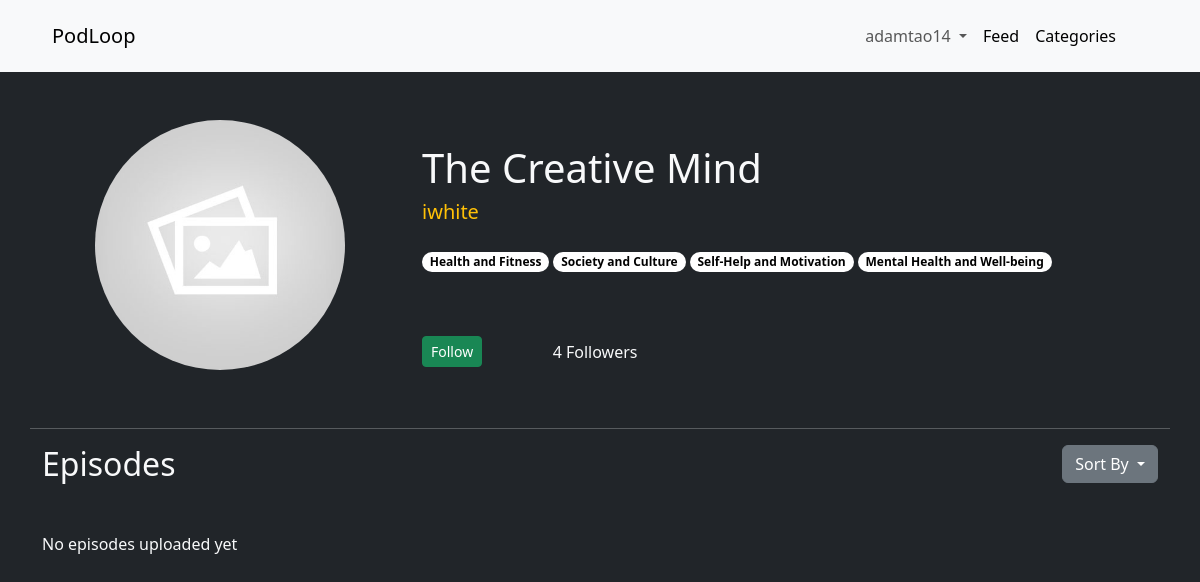
Page /podcasts/the-creative-mind (signed in) on the committed database.
### accounts/models.py (models this page shows, shortened)
class User(AbstractBaseUser, PermissionsMixin):
    email = models.EmailField(blank=True, default='', unique=True)
    name = models.CharField(max_length=255, blank=False)
    last_name = models.CharField(max_length=255, blank=False)
    username = models.CharField(max_length=255, blank=False, unique=True)
    is_active = models.BooleanField(default=False)
    is_superuser = models.BooleanField(default=False)
    is_staff = models.BooleanField(default=False)
    is_creator = models.BooleanField(default=False)
    is_email_verified = models.BooleanField(default=False)
    date_joined = models.DateTimeField(default=now, blank=False)
    last_login =  models.DateTimeField(blank=True, null=True)
    link_profile_picture = models.ImageField(upload_to='images')
    objects = CustomUserManager()
    USERNAME_FIELD = 'email'
    EMAIL_FIELD = 'email'
    REQUIRED_FIELDS = ['name','last_name','username']
    class Meta:
        verbose_name = 'User'
        verbose_name_plural = 'Users'

### core/models.py (models this page shows, shortened)
class Podcast(models.Model):
    name = models.CharField(max_length=300,blank=False, unique=True)
    owner = models.ForeignKey(User,on_delete=models.CASCADE,blank=False)
    slug = models.CharField(max_length=500,unique=True,null=True)
    followers = models.ManyToManyField(User,related_name="followed_podcasts",symmetrical=False)
    description = models.CharField(max_length=500,blank=False)
    categories = models.ManyToManyField(Category,related_name="podcasts",symmetrical=False,blank=False)
    podcast_thumbnail = models.FileField(upload_to='images/',blank=True, validators=[validate_image_file])
    class Meta:
        verbose_name_plural = "Podcasts"

class Category(models.Model):
    name = models.CharField(max_length=50,unique=True,blank=False)
    description = models.CharField(max_length=100,null=True,default=None,blank=True)
    slug = models.CharField(max_length=100,unique=True,null=True)
    class Meta:
        verbose_name_plural = "Categories"

### core/views.py (the view)
# urls.py: path('podcasts/<slug:slug>', PodcastView, name='podcast'),
def PodcastView(request,slug):
    template_name = "core/podcast.html"
    podcast = get_object_or_404(Podcast, slug=slug)
    owner = User.objects.get(id=podcast.owner_id)
    followers = str(Podcast.objects.get(name=podcast.name).followers.all().count())
    sort_by = request.GET.get("sort_by")
    if sort_by == "old_to_new":
        episodes = podcast.episodes.all().order_by('upload_date')
    else:
        episodes = podcast.episodes.all().order_by('-upload_date')
        sort_by = "new_to_old"
    is_owner = False
    is_following = False
    categories = Podcast.objects.get(name=podcast.name).categories.all()
    if request.user.is_authenticated:
        if request.user.id == podcast.owner_id:
            is_owner = True
        else:
            current_user = User.objects.get(id=request.user.id)
            if current_user.followed_podcasts.filter(name=podcast.name).exists():
                is_following = True
    context = {
        "podcast":podcast,
        "owner":owner,
        "followers":followers,
        "is_owner":is_owner,
        "is_following":is_following,
        "episodes":episodes,
        "categories":categories,
        "sort_by":sort_by
    }
    return render(request, template_name, context=context)

### core/templates/core/podcast.html (shortened to what this page needs)
{% extends 'core/base.html' %} {% load static %} {% load custom_filters %}
{%block head %}
<link rel="stylesheet" href="{% static 'css/episode.css' %}" />
<link rel="stylesheet" href="{% static 'css/badge.css' %}" />
{% endblock %} {% block content %}
<div class="mt-5 row">
  <div class="info-section col-lg-4">
    <div class="episode-image">
      {% if podcast.podcast_thumbnail %}
      <img
        src="{{ MEDIA_URL }}{{podcast.podcast_thumbnail}}"
        class="img-fluid"
        id="episode-thumbnail"
        alt="Podcast thumbnail"
      />
      {% else %}
      <img
        src="{{ MEDIA_URL }}images/default_podcast_thumbnail.jpg"
        class="img-fluid"
        id="episode-thumbnail"
        alt="Podcast thumbnail"
      />
      {% endif %}
    </div>
  </div>
  <div class="col-lg-8 mt-4">
    <h1 class="text-light">{{podcast.name}}</h1>
    <h5 class="text-warning">{{owner.username}}</h5>
    <div class="category-list mt-3">
      {% for category in categories %}
      <a href="{% url 'core:category-detail' category.slug%}"
        ><span class="badge rounded-pill">{{category.name}}</span></a
      >
      {% endfor %}
    </div>
    <div class="col-6 follow-section mt-5 d-flex">
      <div class="col-sm-4 me-2">
        {% if user.is_authenticated %} {% if is_owner %}
        <a
          class="btn btn-sm btn-warning"
          href="{% url 'core:podcast' podcast.slug %}"
          >Edit</a
        >
        {% else %} {% if is_following %}
        <a
          class="btn btn-sm btn-danger"
          href="{% url 'core:unfollow' podcast.slug %}"
          >Unfollow</a
        >
        {% else %}
        <a
          class="btn btn-sm btn-success"
          href="{% url 'core:follow' podcast.slug %}"
          >Follow</a
        >
        {% endif %} {% endif %}{% else %}
        <a
          href="{% url 'accounts:login' %}"
          class="btn btn-warning align-text-bottom"
          >Login to follow</a
        >
        {% endif %}
      </div>
      <div class="col-sm-9">
        <p class="text-light mt-1">{{followers}} Followers</p>
      </div>
    </div>
  </div>
  <hr class="text-light mt-5" />
  <div class="episodes-list">
    <div class="d-flex justify-content-between">
      <h2 class="text-light mb-5">Episodes</h2>
      <div class="dropdown bg-dark">
        <button
          class="btn btn-secondary dropdown-toggle"
          type="button"
          data-bs-toggle="dropdown"
          aria-expanded="false"
        >
          Sort By
        </button>
      </div>
    </div>
    {% if episodes %} {% for episode in episodes %}
    <div class="card mb-3 mt-3 pt-2 pb-2 podcast">
      <div class="row g-0">
        <div class="col-md-2 ms-4 mt-2">
          {% if episode.episode_thumbnail %}
          <img
            src="{{ MEDIA_URL }}{{episode.episode_thumbnail}}"
            class="img mt-2"
            alt="Episode thumbnail"
          />
          {% else %}
          <img
            src="{{ MEDIA_URL }}images/default_podcast_thumbnail.jpg"
            class="img mt-3"
            alt="Episode thumbnail"
          />
          {% endif %}
        </div>
        <div class="col-md-8">
          <div class="card-body">
            <a
              href="/podcasts/{{podcast.slug}}/episode/{{episode.slug}}"
              class="link-episode"
              ><h5 class="card-title mb-3">{{episode.title}}</h5></a
            >
            <div class="row">
              <div class="col-sm-12">
                <p class="text-warning col-sm-6 me-0">
                  {{ episode.length|seconds_to_minutes }}
                </p>
                <small class="text-light col-sm-6 me-0"
                  >{{episode.upload_date}}</small
                >
              </div>
            </div>
          </div>
        </div>
      </div>
    </div>
    <hr class="text-light" />
    {% endfor %} {% else %}
    <p class="text-light">No episodes uploaded yet</p>
    {% endif %}
  </div>
</div>
{% endblock %}

### core/templates/core/base.html (shortened to what this page needs)
<!DOCTYPE html>
<html>
  <head>
    <link rel="stylesheet" href="" />
    <link
      href="https://cdn.jsdelivr.net/npm/bootstrap@5.3.0-alpha3/dist/css/bootstrap.min.css"
      rel="stylesheet"
    />
    {% block head %} {% endblock %}
  </head>
  <body class="bg-dark">
    <row>
      <nav class="navbar navbar-expand-lg bg-body-tertiary p-3">
        <div class="container-fluid ms-4 me-5">
          <a class="navbar-brand" href="{% url 'core:home' %}">PodLoop</a>
          <div class="collapse navbar-collapse" id="navbarNavDropdown">
            <ul class="navbar-nav ms-auto">
              {% if user.is_authenticated %}
              <li class="nav-item dropdown-center">
                <a
                  class="nav-link dropdown-toggle"
                  href="#"
                  role="button"
                  data-bs-toggle="dropdown"
                  aria-expanded="false"
                >
                  {{user.username}}
                </a>
              </li>
              {% endif %}
              <li class="nav-item">
                <a class="nav-link active" aria-current="page" href="#">Feed</a>
              </li>
              <li class="nav-item">
                <a
                  class="nav-link active"
                  aria-current="page"
                  href="{% url 'core:categories'%}"
                  >Categories</a
                >
              </li>
            </ul>
          </div>
        </div>
      </nav>
    </row>
    <div class="container">{% block content %} {% endblock %}</div>
  </body>
</html>

### static/css/episode.css (style rules this page uses)
.episode-image { width: 250px; height: 250px; margin-left: auto; margin-right: auto; }
#episode-thumbnail { height: 100%; object-fit:cover; border-radius: 50%; }

### static/css/badge.css (style rules this page uses)
.badge { background-color: #fff; color:black; }
.category-list { overflow-x: auto; white-space: nowrap; width: 100%; height: auto; display: inline-block; }
.category-list a { display: inline-block; margin-bottom:10px; }

### rows in the picture
User: username "adamtao14"
Podcast: name "The Creative Mind"
User: username "iwhite"
Category: name "Health and Fitness"
Category: name "Society and Culture"
Category: name "Self-Help and Motivation"
Category: name "Mental Health and Well-being"

### other values in the picture
{{ followers }} "4"
